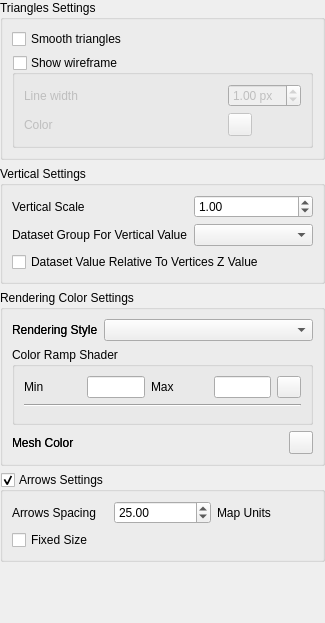
<?xml version="1.0" encoding="UTF-8"?>
<ui version="4.0">
 <class>QgsMesh3dPropsWidget</class>
 <widget class="QWidget" name="QgsMesh3dPropsWidget">
  <property name="geometry">
   <rect>
    <x>0</x>
    <y>0</y>
    <width>325</width>
    <height>623</height>
   </rect>
  </property>
  <property name="windowTitle">
   <string notr="true">Form</string>
  </property>
  <layout class="QVBoxLayout" name="verticalLayout">
   <property name="leftMargin">
    <number>0</number>
   </property>
   <property name="topMargin">
    <number>0</number>
   </property>
   <property name="rightMargin">
    <number>0</number>
   </property>
   <property name="bottomMargin">
    <number>0</number>
   </property>
   <item>
    <widget class="QgsCollapsibleGroupBox" name="mGroupBoxTrianglesSettings">
     <property name="title">
      <string>Triangles Settings</string>
     </property>
     <layout class="QGridLayout" name="gridLayout_3">
      <item row="1" column="0" colspan="2">
       <widget class="QGroupBox" name="mGroupBoxWireframe">
        <property name="title">
         <string>Show wireframe</string>
        </property>
        <property name="checkable">
         <bool>true</bool>
        </property>
        <property name="checked">
         <bool>false</bool>
        </property>
        <layout class="QGridLayout" name="gridLayout_2">
         <item row="0" column="1">
          <widget class="QgsDoubleSpinBox" name="mSpinBoxWireframeLineWidth">
           <property name="sizePolicy">
            <sizepolicy hsizetype="Fixed" vsizetype="Preferred">
             <horstretch>0</horstretch>
             <verstretch>0</verstretch>
            </sizepolicy>
           </property>
           <property name="suffix">
            <string> px</string>
           </property>
           <property name="value">
            <double>1.000000000000000</double>
           </property>
          </widget>
         </item>
         <item row="1" column="1">
          <widget class="QgsColorButton" name="mColorButtonWireframe"/>
         </item>
         <item row="0" column="0">
          <widget class="QLabel" name="label_9">
           <property name="text">
            <string>Line width</string>
           </property>
          </widget>
         </item>
         <item row="1" column="0">
          <widget class="QLabel" name="label_10">
           <property name="text">
            <string>Color</string>
           </property>
          </widget>
         </item>
        </layout>
       </widget>
      </item>
      <item row="0" column="0" colspan="2">
       <widget class="QCheckBox" name="mChkSmoothTriangles">
        <property name="text">
         <string>Smooth triangles</string>
        </property>
       </widget>
      </item>
     </layout>
    </widget>
   </item>
   <item>
    <widget class="QgsCollapsibleGroupBox" name="mGroupBoxVerticaleSettings">
     <property name="title">
      <string>Vertical Settings</string>
     </property>
     <layout class="QFormLayout" name="formLayout">
      <item row="0" column="0">
       <widget class="QLabel" name="label_4">
        <property name="text">
         <string>Vertical Scale</string>
        </property>
       </widget>
      </item>
      <item row="0" column="1">
       <widget class="QgsDoubleSpinBox" name="mSpinBoxVerticaleScale">
        <property name="sizePolicy">
         <sizepolicy hsizetype="Ignored" vsizetype="Preferred">
          <horstretch>0</horstretch>
          <verstretch>0</verstretch>
         </sizepolicy>
        </property>
        <property name="maximum">
         <double>9999999.990000000223517</double>
        </property>
        <property name="value">
         <double>1.000000000000000</double>
        </property>
       </widget>
      </item>
      <item row="1" column="0">
       <widget class="QLabel" name="label">
        <property name="text">
         <string>Dataset Group For Vertical Value</string>
        </property>
       </widget>
      </item>
      <item row="1" column="1">
       <widget class="QComboBox" name="mComboBoxDatasetVertical">
        <property name="sizePolicy">
         <sizepolicy hsizetype="Ignored" vsizetype="Fixed">
          <horstretch>0</horstretch>
          <verstretch>0</verstretch>
         </sizepolicy>
        </property>
       </widget>
      </item>
      <item row="2" column="0" colspan="2">
       <widget class="QCheckBox" name="mCheckBoxVerticalMagnitudeRelative">
        <property name="sizePolicy">
         <sizepolicy hsizetype="Ignored" vsizetype="Fixed">
          <horstretch>0</horstretch>
          <verstretch>0</verstretch>
         </sizepolicy>
        </property>
        <property name="minimumSize">
         <size>
          <width>100</width>
          <height>0</height>
         </size>
        </property>
        <property name="text">
         <string>Dataset Value Relative To Vertices Z Value</string>
        </property>
       </widget>
      </item>
     </layout>
    </widget>
   </item>
   <item>
    <widget class="QgsCollapsibleGroupBox" name="mGroupBoxTextureSettings">
     <property name="title">
      <string>Rendering Color Settings</string>
     </property>
     <layout class="QGridLayout" name="gridLayout_6">
      <item row="0" column="1">
       <widget class="QComboBox" name="mComboBoxTextureType">
        <property name="sizePolicy">
         <sizepolicy hsizetype="Ignored" vsizetype="Fixed">
          <horstretch>0</horstretch>
          <verstretch>0</verstretch>
         </sizepolicy>
        </property>
       </widget>
      </item>
      <item row="2" column="0" colspan="2">
       <widget class="QWidget" name="mMeshSingleColorWidget" native="true">
        <layout class="QHBoxLayout" name="horizontalLayout_3">
         <property name="leftMargin">
          <number>0</number>
         </property>
         <property name="topMargin">
          <number>0</number>
         </property>
         <property name="rightMargin">
          <number>0</number>
         </property>
         <property name="bottomMargin">
          <number>0</number>
         </property>
         <item>
          <widget class="QLabel" name="label_6">
           <property name="text">
            <string>Mesh Color</string>
           </property>
          </widget>
         </item>
         <item>
          <widget class="QgsColorButton" name="mMeshSingleColorButton">
           <property name="text">
            <string/>
           </property>
          </widget>
         </item>
        </layout>
       </widget>
      </item>
      <item row="0" column="0">
       <widget class="QLabel" name="label_5">
        <property name="sizePolicy">
         <sizepolicy hsizetype="Fixed" vsizetype="Preferred">
          <horstretch>0</horstretch>
          <verstretch>0</verstretch>
         </sizepolicy>
        </property>
        <property name="text">
         <string>Rendering Style</string>
        </property>
       </widget>
      </item>
      <item row="1" column="0" colspan="2">
       <widget class="QGroupBox" name="mGroupBoxColorRampShader">
        <property name="title">
         <string>Color Ramp Shader</string>
        </property>
        <layout class="QGridLayout" name="gridLayout_7">
         <property name="leftMargin">
          <number>9</number>
         </property>
         <property name="topMargin">
          <number>9</number>
         </property>
         <property name="rightMargin">
          <number>9</number>
         </property>
         <property name="bottomMargin">
          <number>9</number>
         </property>
         <item row="1" column="0" colspan="5">
          <widget class="Line" name="line_2">
           <property name="orientation">
            <enum>Qt::Horizontal</enum>
           </property>
          </widget>
         </item>
         <item row="0" column="1">
          <widget class="QLineEdit" name="mColorRampShaderMinEdit">
           <property name="sizePolicy">
            <sizepolicy hsizetype="Ignored" vsizetype="Fixed">
             <horstretch>0</horstretch>
             <verstretch>0</verstretch>
            </sizepolicy>
           </property>
          </widget>
         </item>
         <item row="0" column="0">
          <widget class="QLabel" name="label_2">
           <property name="text">
            <string>Min</string>
           </property>
          </widget>
         </item>
         <item row="0" column="2">
          <widget class="QLabel" name="label_7">
           <property name="text">
            <string>Max</string>
           </property>
          </widget>
         </item>
         <item row="0" column="4">
          <widget class="QPushButton" name="mColorRampShaderMinMaxReloadButton">
           <property name="maximumSize">
            <size>
             <width>24</width>
             <height>24</height>
            </size>
           </property>
           <property name="text">
            <string/>
           </property>
           <property name="icon">
            <iconset resource="../../../images/images.qrc">
             <normaloff>:/images/themes/default/mActionRefresh.svg</normaloff>:/images/themes/default/mActionRefresh.svg</iconset>
           </property>
          </widget>
         </item>
         <item row="2" column="0" colspan="5">
          <widget class="QgsColorRampShaderWidget" name="mColorRampShaderWidget" native="true">
           <property name="minimumSize">
            <size>
             <width>0</width>
             <height>0</height>
            </size>
           </property>
          </widget>
         </item>
         <item row="0" column="3">
          <widget class="QLineEdit" name="mColorRampShaderMaxEdit">
           <property name="sizePolicy">
            <sizepolicy hsizetype="Ignored" vsizetype="Fixed">
             <horstretch>0</horstretch>
             <verstretch>0</verstretch>
            </sizepolicy>
           </property>
          </widget>
         </item>
        </layout>
       </widget>
      </item>
      <item row="0" column="0">
       <widget class="QLabel" name="label_5">
        <property name="text">
         <string>Rendering Style</string>
        </property>
       </widget>
      </item>
      <item row="2" column="0" colspan="2">
       <widget class="QWidget" name="mMeshSingleColorWidget" native="true">
        <layout class="QHBoxLayout" name="horizontalLayout_3">
         <property name="leftMargin">
          <number>0</number>
         </property>
         <property name="topMargin">
          <number>0</number>
         </property>
         <property name="rightMargin">
          <number>0</number>
         </property>
         <property name="bottomMargin">
          <number>0</number>
         </property>
         <item>
          <widget class="QLabel" name="label_6">
           <property name="text">
            <string>Mesh Color</string>
           </property>
          </widget>
         </item>
         <item>
          <widget class="QgsColorButton" name="mMeshSingleColorButton">
           <property name="text">
            <string/>
           </property>
          </widget>
         </item>
        </layout>
       </widget>
      </item>
     </layout>
    </widget>
   </item>
   <item>
    <widget class="QgsCollapsibleGroupBox" name="mGroupBoxArrowsSettings">
     <property name="title">
      <string>Arrows Settings</string>
     </property>
     <property name="checkable">
      <bool>true</bool>
     </property>
     <layout class="QGridLayout" name="gridLayout">
      <item row="0" column="2">
       <widget class="QLabel" name="label_8">
        <property name="text">
         <string>Map Units</string>
        </property>
       </widget>
      </item>
      <item row="0" column="1">
       <widget class="QgsDoubleSpinBox" name="mArrowsSpacingSpinBox" native="true">
        <property name="sizePolicy">
         <sizepolicy hsizetype="Ignored" vsizetype="Fixed">
          <horstretch>0</horstretch>
          <verstretch>0</verstretch>
         </sizepolicy>
        </property>
        <property name="minimum" stdset="0">
         <double>1.000000000000000</double>
        </property>
        <property name="maximum" stdset="0">
         <double>100000000000000000.000000000000000</double>
        </property>
        <property name="value" stdset="0">
         <double>25.000000000000000</double>
        </property>
       </widget>
      </item>
      <item row="0" column="0">
       <widget class="QLabel" name="label_3">
        <property name="text">
         <string>Arrows Spacing</string>
        </property>
       </widget>
      </item>
      <item row="2" column="0">
       <widget class="QCheckBox" name="mArrowsFixedSizeCheckBox">
        <property name="text">
         <string>Fixed Size</string>
        </property>
       </widget>
      </item>
     </layout>
    </widget>
   </item>
   <item>
    <spacer name="verticalSpacer">
     <property name="orientation">
      <enum>Qt::Vertical</enum>
     </property>
     <property name="sizeHint" stdset="0">
      <size>
       <width>20</width>
       <height>40</height>
      </size>
     </property>
    </spacer>
   </item>
  </layout>
 </widget>
 <customwidgets>
  <customwidget>
   <class>QgsDoubleSpinBox</class>
   <extends>QDoubleSpinBox</extends>
   <header>qgsdoublespinbox.h</header>
  </customwidget>
  <customwidget>
   <class>QgsColorButton</class>
   <extends>QToolButton</extends>
   <header>qgscolorbutton.h</header>
   <container>1</container>
  </customwidget>
  <customwidget>
   <class>QgsCollapsibleGroupBox</class>
   <extends>QGroupBox</extends>
   <header>qgscollapsiblegroupbox.h</header>
   <container>1</container>
  </customwidget>
  <customwidget>
   <class>QgsColorRampShaderWidget</class>
   <extends>QWidget</extends>
   <header>raster/qgscolorrampshaderwidget.h</header>
   <container>1</container>
  </customwidget>
 </customwidgets>
 <tabstops>
  <tabstop>mChkSmoothTriangles</tabstop>
  <tabstop>mGroupBoxWireframe</tabstop>
  <tabstop>mSpinBoxWireframeLineWidth</tabstop>
  <tabstop>mColorButtonWireframe</tabstop>
  <tabstop>mSpinBoxVerticaleScale</tabstop>
  <tabstop>mComboBoxDatasetVertical</tabstop>
  <tabstop>mCheckBoxVerticalMagnitudeRelative</tabstop>
  <tabstop>mComboBoxTextureType</tabstop>
  <tabstop>mColorRampShaderMinEdit</tabstop>
  <tabstop>mColorRampShaderMaxEdit</tabstop>
  <tabstop>mColorRampShaderMinMaxReloadButton</tabstop>
  <tabstop>mMeshSingleColorButton</tabstop>
  <tabstop>mGroupBoxArrowsSettings</tabstop>
  <tabstop>mArrowsSpacingSpinBox</tabstop>
  <tabstop>mArrowsFixedSizeCheckBox</tabstop>
 </tabstops>
 <resources>
  <include location="../../../images/images.qrc"/>
 </resources>
 <connections/>
</ui>
